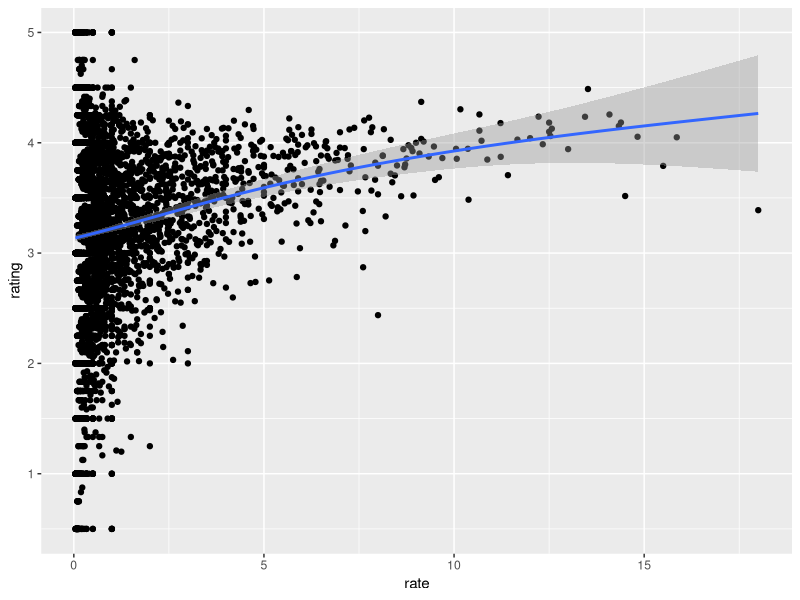

The R source for this figure:
library(dplyr)
library(tidyverse)
library(dslabs)
data("movielens")

# my attempt
#cdata <- ddply(movielens, c("movieId", "title","year"), summarise, N=length(rating), mean=mean(rating), sd = sd(rating), se=sd/sqrt(N))
#cdata2 <- ddply(cdata, c("year"), summarise, N=sum(N))
#ggplot(cdata2,aes(year,N, group=year)) + geom_boxplot()
#max(cdata2$N)
#cdata2$year[cdata2$N==6635]

# answer
#movielens %>% group_by(movieId) %>%
#  summarize(n = n(), year = as.character(first(year))) %>%
#  qplot(year, n, data = ., geom = "boxplot") +
#  coord_trans(y = "sqrt") +
#  theme(axis.text.x = element_text(angle = 90, hjust = 1))

# my answer
#after1993 <- movielens %>% group_by(movieId) %>% filter(year >=1993) %>% 
#  summarize(n = n(), year = as.character(first(year)), title = as.character(first(title)), avg_rating=mean(rating)) %>% top_n(25,n)
#after1993[with(after1993,order(-n)),]

#grader answer
a <- movielens %>% 
  filter(year >= 1993) %>%
  group_by(movieId) %>%
  summarize(n = n(), years = 2018 - first(year),
            title = title[1],
            rating = mean(rating)) %>%
  mutate(rate = n/years) %>%
  top_n(25, rate) %>%
  arrange(desc(rate)) 


movielens %>% 
  filter(year >= 1993) %>%
  group_by(movieId) %>%
  summarize(n = n(), years = 2017 - first(year),
            title = title[1],
            rating = mean(rating)) %>%
  mutate(rate = n/years) %>%
  ggplot(aes(rate, rating)) +
  geom_point() +
  geom_smooth()

library(lubridate)
#movielens %>% mutate(date = round_date(date, unit = "week")) %>%
#  group_by(date) %>%
#  summarize(rating = mean(rating)) %>%
#  ggplot(aes(date, rating)) +
#  geom_point() +
#  geom_smooth()

b <- movielens %>% 
  group_by(genres) %>%
  summarize(n = n(),
            genre = genres[1],
            rating = mean(rating)) %>%
  filter(n>=1000) %>%
  arrange(rating) 
